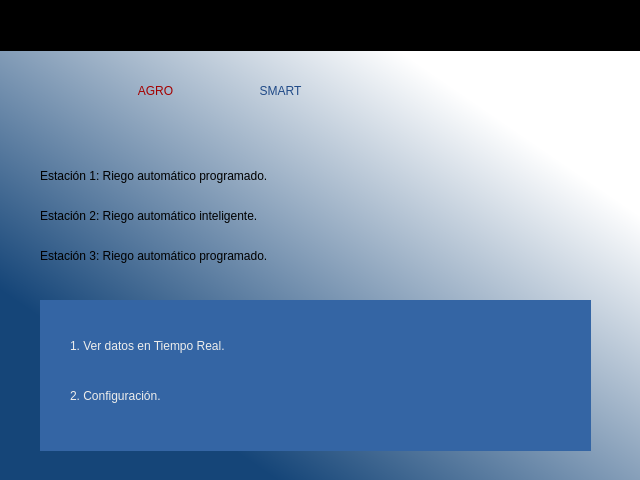
<?xml version="1.0" encoding="UTF-8"?>
<ui version="4.0">
 <class>Dialog</class>
 <widget class="QDialog" name="Dialog">
  <property name="geometry">
   <rect>
    <x>0</x>
    <y>0</y>
    <width>640</width>
    <height>480</height>
   </rect>
  </property>
  <property name="windowTitle">
   <string>Dialog</string>
  </property>
  <widget class="QWidget" name="widget_principal" native="true">
   <property name="geometry">
    <rect>
     <x>0</x>
     <y>50</y>
     <width>651</width>
     <height>441</height>
    </rect>
   </property>
   <property name="styleSheet">
    <string notr="true">QWidget#widget_principal{
background-color:qlineargradient(spread:pad, x1:0.209403, y1:0.756, x2:0.791075, y2:0.182, stop:0 rgba(21, 69, 120, 255), stop:1 rgba(255, 255, 255, 255))
}</string>
   </property>
   <widget class="QLabel" name="label_3">
    <property name="geometry">
     <rect>
      <x>100</x>
      <y>-10</y>
      <width>111</width>
      <height>101</height>
     </rect>
    </property>
    <property name="styleSheet">
     <string notr="true">font: 57 italic 32pt &quot;Ubuntu&quot;;
color:rgb(164, 0, 0)</string>
    </property>
    <property name="text">
     <string>AGRO</string>
    </property>
    <property name="alignment">
     <set>Qt::AlignCenter</set>
    </property>
   </widget>
   <widget class="QLabel" name="label_4">
    <property name="geometry">
     <rect>
      <x>210</x>
      <y>-10</y>
      <width>141</width>
      <height>101</height>
     </rect>
    </property>
    <property name="styleSheet">
     <string notr="true">font: 57 italic 32pt &quot;Ubuntu&quot;;
color:rgb(32, 74, 135)</string>
    </property>
    <property name="text">
     <string>SMART</string>
    </property>
    <property name="alignment">
     <set>Qt::AlignCenter</set>
    </property>
   </widget>
   <widget class="QLabel" name="label_5">
    <property name="geometry">
     <rect>
      <x>0</x>
      <y>0</y>
      <width>91</width>
      <height>101</height>
     </rect>
    </property>
    <property name="text">
     <string/>
    </property>
    <property name="pixmap">
     <pixmap>../images/logo.png</pixmap>
    </property>
    <property name="scaledContents">
     <bool>true</bool>
    </property>
   </widget>
   <widget class="QLabel" name="lbl_riego_est1">
    <property name="geometry">
     <rect>
      <x>40</x>
      <y>100</y>
      <width>561</width>
      <height>51</height>
     </rect>
    </property>
    <property name="styleSheet">
     <string notr="true">font: 22pt &quot;Ubuntu&quot;;</string>
    </property>
    <property name="text">
     <string>Estación 1: Riego automático programado.</string>
    </property>
   </widget>
   <widget class="QLabel" name="lbl_riego_est2">
    <property name="geometry">
     <rect>
      <x>40</x>
      <y>140</y>
      <width>561</width>
      <height>51</height>
     </rect>
    </property>
    <property name="styleSheet">
     <string notr="true">font: 22pt &quot;Ubuntu&quot;;</string>
    </property>
    <property name="text">
     <string>Estación 2: Riego automático inteligente.</string>
    </property>
   </widget>
   <widget class="QLabel" name="lbl_riego_est3">
    <property name="geometry">
     <rect>
      <x>40</x>
      <y>180</y>
      <width>561</width>
      <height>51</height>
     </rect>
    </property>
    <property name="styleSheet">
     <string notr="true">font: 22pt &quot;Ubuntu&quot;;</string>
    </property>
    <property name="text">
     <string>Estación 3: Riego automático programado.</string>
    </property>
   </widget>
   <widget class="QWidget" name="widget_options" native="true">
    <property name="geometry">
     <rect>
      <x>40</x>
      <y>250</y>
      <width>551</width>
      <height>151</height>
     </rect>
    </property>
    <property name="styleSheet">
     <string notr="true">QWidget#widget_options{
background-color:rgb(52, 101, 164)
}</string>
    </property>
    <widget class="QLabel" name="lbl_opt_1">
     <property name="geometry">
      <rect>
       <x>30</x>
       <y>20</y>
       <width>511</width>
       <height>51</height>
      </rect>
     </property>
     <property name="styleSheet">
      <string notr="true">font: 22pt &quot;Ubuntu&quot;;
color:rgb(238, 238, 236)</string>
     </property>
     <property name="text">
      <string>1. Ver datos en Tiempo Real.</string>
     </property>
    </widget>
    <widget class="QLabel" name="lbl_opt_2">
     <property name="geometry">
      <rect>
       <x>30</x>
       <y>70</y>
       <width>511</width>
       <height>51</height>
      </rect>
     </property>
     <property name="styleSheet">
      <string notr="true">font: 22pt &quot;Ubuntu&quot;;
color:rgb(238, 238, 236)</string>
     </property>
     <property name="text">
      <string>2. Configuración.</string>
     </property>
    </widget>
   </widget>
  </widget>
  <widget class="QWidget" name="widget_fecha" native="true">
   <property name="geometry">
    <rect>
     <x>0</x>
     <y>0</y>
     <width>641</width>
     <height>51</height>
    </rect>
   </property>
   <property name="styleSheet">
    <string notr="true">QWidget#widget_fecha{
background-color:rgb(0, 0, 0)}</string>
   </property>
   <widget class="QLabel" name="lbl_hora">
    <property name="geometry">
     <rect>
      <x>20</x>
      <y>10</y>
      <width>151</width>
      <height>21</height>
     </rect>
    </property>
    <property name="styleSheet">
     <string notr="true">font: 57 16pt &quot;Ubuntu&quot;;
color:rgb(238, 238, 236);</string>
    </property>
    <property name="text">
     <string/>
    </property>
   </widget>
   <widget class="QLabel" name="lbl_fecha">
    <property name="geometry">
     <rect>
      <x>460</x>
      <y>10</y>
      <width>161</width>
      <height>21</height>
     </rect>
    </property>
    <property name="styleSheet">
     <string notr="true">font: 57 16pt &quot;Ubuntu&quot;;
color:rgb(238, 238, 236);</string>
    </property>
    <property name="text">
     <string/>
    </property>
   </widget>
  </widget>
 </widget>
 <resources>
  <include location="config_imag.qrc"/>
 </resources>
 <connections/>
</ui>
